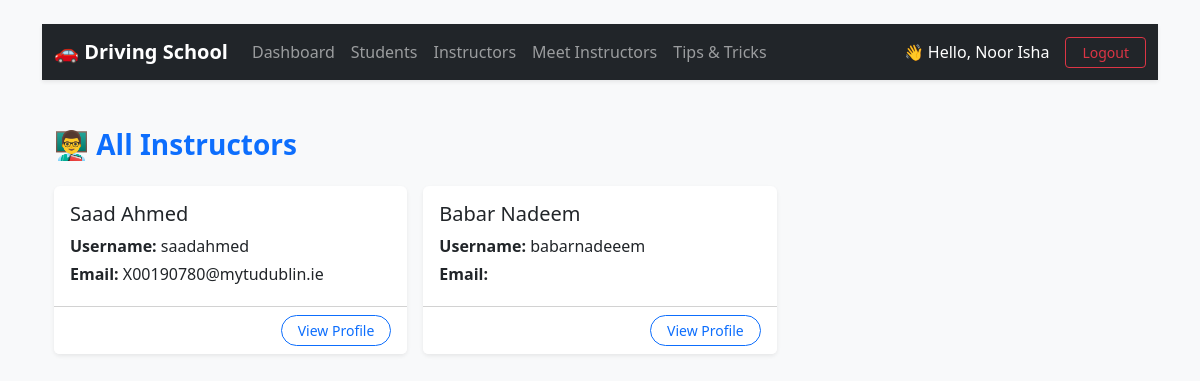
Page /dashboard/admin/instructor/ (signed in) on the committed database.
### accounts/models.py (models this page shows, shortened)
class CustomUser(AbstractUser):
    ROLE_CHOICES = [
        ('student', 'Student'),
        ('instructor', 'Instructor'),
        ('admin', 'Admin'),
    ]
    role = models.CharField(max_length=20, choices=ROLE_CHOICES)
    phone_number = models.CharField(max_length=20, blank=True, null=True)
    profile_picture = models.ImageField(upload_to="instructors/", blank=True, null=True)
    def get_full_name(self):
        return f"{self.first_name} {self.last_name}".strip()

### dashboard/views.py (the view)
# urls.py: path('admin/instructor/', views.view_all_instructors, name='view_all_instructors'),
@staff_member_required
def view_all_instructors(request):
    instructors = User.objects.filter(role='instructor')
    return render(request, 'dashboard/view_all_instructors.html', {'instructors': instructors})

### templates/dashboard/view_all_instructors.html
{% extends "base.html" %}
{% block content %}
{% include 'dashboard/navbar.html' %}
<div class="container mt-5">
    <div class="d-flex justify-content-between align-items-center mb-4">
        <h3 class="fw-bold text-primary mb-0">👨‍🏫 All Instructors</h3>
    </div>
    <div class="row g-3">
        {% for instructor in instructors %}
        <div class="col-md-4">
            <div class="card shadow-sm border-0 h-100">
                <div class="card-body">
                    <h5 class="card-title">{{ instructor.get_full_name|default:instructor.username }}</h5>
                    <p class="card-text mb-1"><strong>Username:</strong> {{ instructor.username }}</p>
                    <p class="card-text mb-1"><strong>Email:</strong> {{ instructor.email }}</p>
                </div>
                <div class="card-footer bg-white text-end">
                    <a href="{% url 'instructor_profile' instructor.id %}"
                       class="btn btn-sm btn-outline-primary rounded-pill px-3">
                        View Profile
                    </a>
                </div>
            </div>
        </div>
        {% empty %}
        <div class="col-12">
            <div class="alert alert-info text-center">
                No instructors found.
            </div>
        </div>
        {% endfor %}
    </div>
</div>
{% endblock %}

### templates/dashboard/navbar.html (shortened to what this page needs)
<nav class="navbar navbar-expand-lg navbar-dark bg-dark shadow-sm">
  <div class="container-fluid">
    <a class="navbar-brand fw-bold" href="#">
      🚗 Driving School
    </a>
    <div class="collapse navbar-collapse" id="navbarNav">
      <ul class="navbar-nav me-auto">
        {% if user.is_authenticated %}
          {% if user.role == 'student' %}
            <li class="nav-item"><a class="nav-link" href="{% url 'student_dashboard' %}">Dashboard</a></li>
            <li class="nav-item"><a class="nav-link" href="{% url 'book_lesson' %}">Book Lesson</a></li>
            <li class="nav-item"><a class="nav-link" href="{% url 'calendar_view' %}">My Calendar</a></li>
            <li class="nav-item"><a class="nav-link" href="{% url 'student_profile' %}">My Profile</a></li>
            <li class="nav-item"><a class="nav-link" href="{% url 'meet_instructors' %}">Meet Instructors</a></li>
            <li class="nav-item"><a class="nav-link" href="{% url 'list_tips' %}">Tips & Tricks</a></li>
            <li class="nav-item"><a class="nav-link" href="{% url 'student_reviews' %}">My Reviews</a></li>
          {% elif user.is_staff %}
            <li class="nav-item"><a class="nav-link" href="{% url 'admin_dashboard' %}">Dashboard</a></li>
            <li class="nav-item"><a class="nav-link" href="{% url 'view_all_students' %}">Students</a></li>
            <li class="nav-item"><a class="nav-link" href="{% url 'view_all_instructors' %}">Instructors</a></li>
            <li class="nav-item"><a class="nav-link" href="{% url 'meet_instructors' %}">Meet Instructors</a></li>
            <li class="nav-item"><a class="nav-link" href="{% url 'list_tips' %}">Tips & Tricks</a></li>
          {% endif %}
        {% endif %}
      </ul>
      <br>
      <ul class="navbar-nav ms-auto align-items-center">
        {% if user.is_authenticated %}
          <li class="nav-item">
            <span class="navbar-text text-white me-3">
              👋 Hello, {{ user.first_name }}
            </span>
          </li>
          <li class="nav-item">
            <a class="btn btn-sm btn-outline-danger px-3" href="{% url 'logout' %}">
              Logout
            </a>
          </li>
        {% else %}
          <li class="nav-item"><a class="btn btn-sm btn-outline-light px-3" href="{% url 'login' %}">Login</a></li>
        {% endif %}
      </ul>
    </div>
  </div>
</nav>

### rows in the picture
CustomUser: first_name "Noor Isha"
CustomUser: get_full_name "Saad Ahmed", username "saadahmed", email "X00190780@mytudublin.ie"
CustomUser: get_full_name "Babar Nadeem", username "babarnadeeem"
